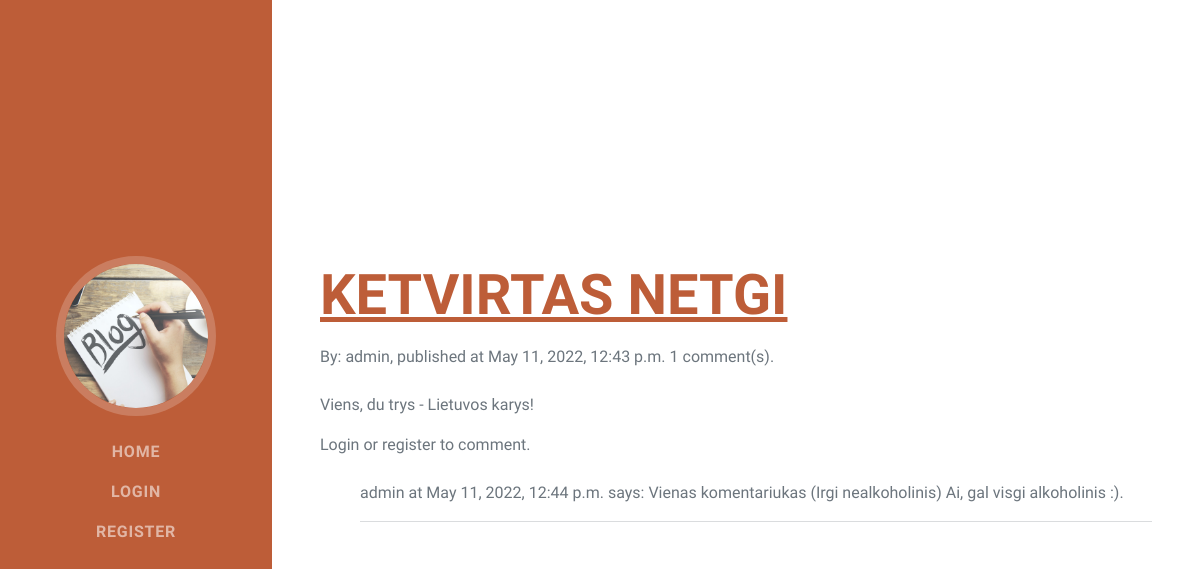
Page /blog/14 on the earlier database version.
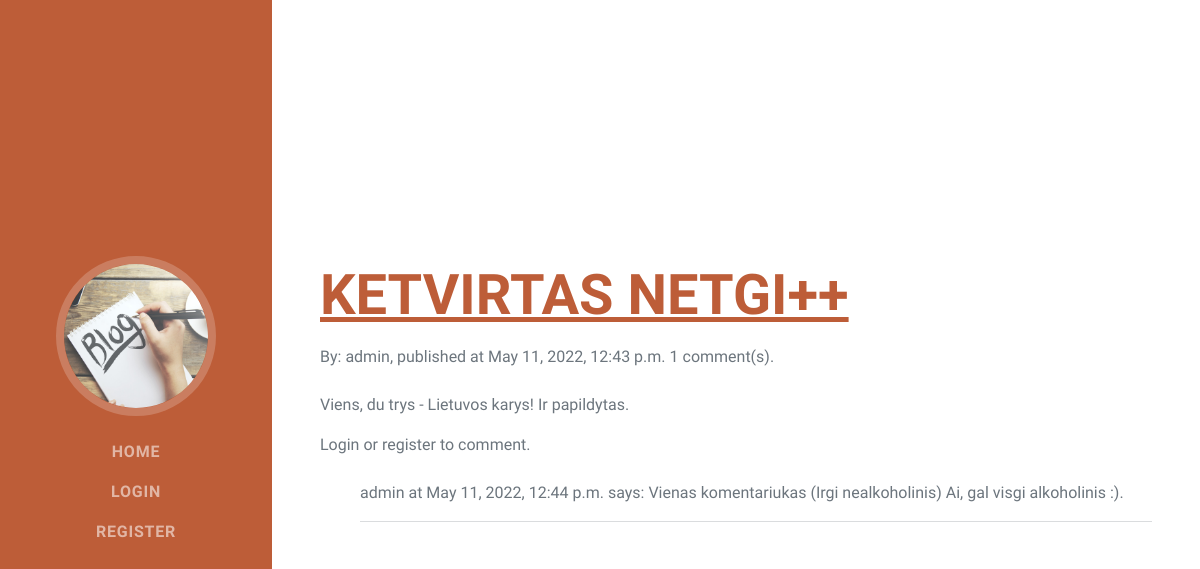
Same page on the later database version.
### blog/models.py (models this page shows, shortened)
class BlogPost(models.Model):
  post_title = models.CharField('Post tile', max_length=500, null=True)
  post_author = models.ForeignKey(User, on_delete=models.SET_NULL, null=True)
  pub_time = models.DateTimeField('Publication time', auto_now_add=True, null=True, blank=True)
  post_text = HTMLField()
  class Meta:
      verbose_name = 'Post'
      verbose_name_plural = 'Posts'
  @property
  def comment_count(self):
      comments = Comment.objects.filter(comment_post_id=self.id)
      count = 0
      for row in comments:
          count += 1
      return count

### blog/views.py (the view, shortened to what this page needs)
# urls.py: path('<int:pk>', views.BlogPostView.as_view(), name='blogpost'),
class BlogPostView(DetailView):
  model = BlogPost
  template_name = 'blogpost.html'
  def get_context_data(self, **kwargs):
    context = super().get_context_data(**kwargs)
    pk = self.kwargs["pk"]
    form = CommentForm()
    post = get_object_or_404(BlogPost, pk=pk)
    comments = post.comment_set.all()
    context['post'] = post
    context['comments'] = comments
    context['form'] = form
    return context

### blog/templates/blogpost.html (shortened to what this page needs)
{% extends "base.html" %}
{% load crispy_forms_tags %}
{% block content %}
<section class="resume-section" id="skills">
  <div class="resume-section-content">
    <h2 class="mb-3"><a href="{% url 'blogpost' blogpost.id %}">{{blogpost.post_title}}</a></h2>
    <div class="mb-3">By: {{ blogpost.post_author }}, published at {{ blogpost.pub_time}} {{ blogpost.comment_count}} comment(s).</div>
    <div class="mb-3 mt-4">{{ blogpost.post_text | safe }}</div>
    <span {% if user.is_authenticated %} style="display: none;" {% endif %}>Login or register to comment.</span>
    <div id="commentsection" class="mb-3 mt-4">
      <ul class="fa-ul">
        {% for row in blogpost.comment_set.all %}
        <li>
          {{ row.comment_author }} at {{ row.pub_time}} says: {{ row.comment_text }}.
          <hr>
        </li>
        {% endfor %}
      </ul>
    </div>
  </div>
</section>
{% endblock %}

Differences in the rows shown:
changed BlogPost "admin": post_title "KETVIRTAS NETGI" → "KETVIRTAS NETGI++"; post_text "Viens, du trys - Lietuvos karys!" → "Viens, du trys - Lietuvos karys! Ir papildytas."
